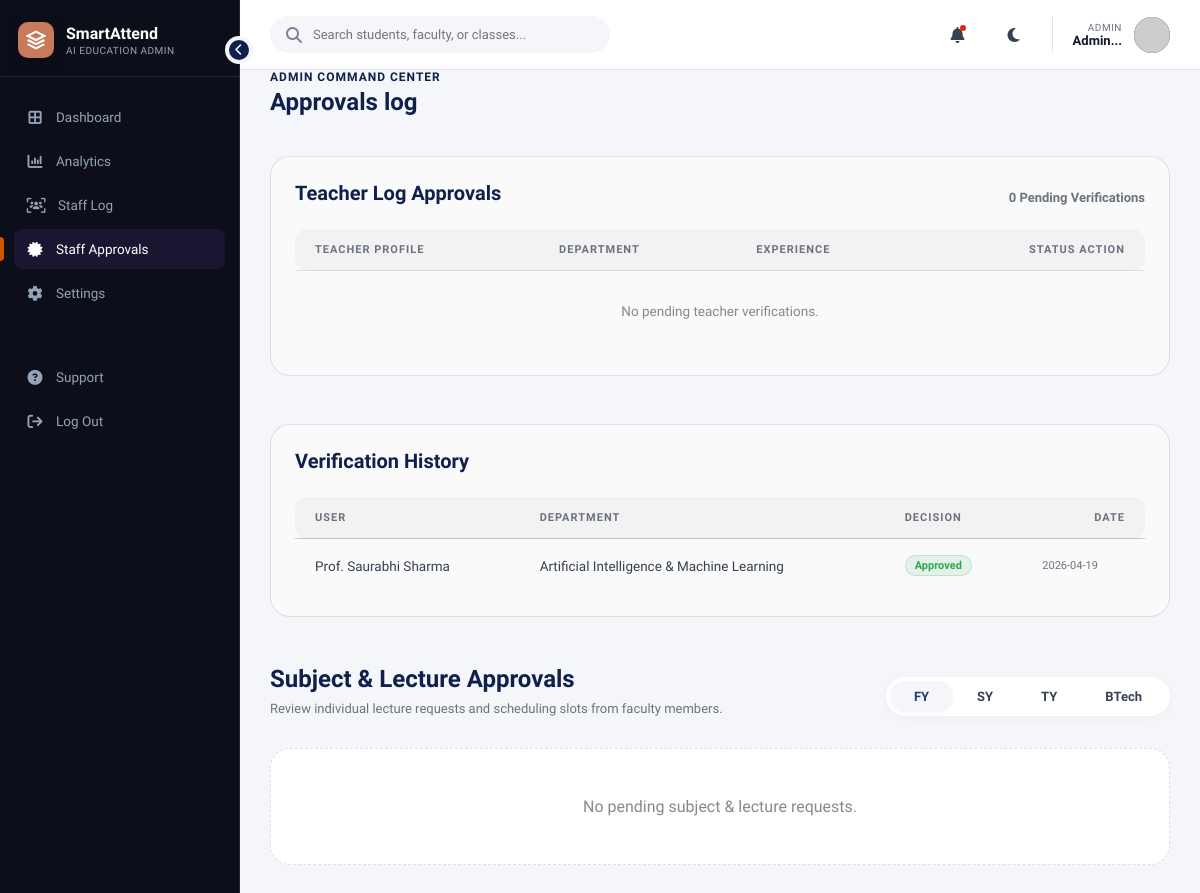
Page /admin/approvals (signed in) on the committed database.
### models.py (models this page shows, shortened)
class User(UserMixin, db.Model):
    __tablename__ = 'users'
    id = db.Column(db.Integer, primary_key=True)
    username = db.Column(db.String(80), unique=True, nullable=False)
    password_hash = db.Column(db.String(255), nullable=False)
    role = db.Column(db.String(20), nullable=False)  # 'admin' or 'teacher'
    name = db.Column(db.String(120), nullable=False)
    email = db.Column(db.String(120), unique=True)
    department = db.Column(db.String(100))
    employee_id = db.Column(db.String(50), unique=True)
    avatar_initials = db.Column(db.String(4))
    created_at = db.Column(db.DateTime, default=datetime.utcnow)
    is_active_account = db.Column(db.Boolean, default=True)
    approval_requests = db.relationship('ApprovalRequest', backref='teacher', lazy=True, cascade="all, delete-orphan", foreign_keys='ApprovalRequest.teacher_id')

### routes/admin.py (the view, shortened to what this page needs)
@admin_bp.route('/approvals', methods=['GET', 'POST'])
@login_required
@admin_required
def approvals():
    pending_teachers = User.query.filter_by(role='teacher', is_active_account=False).all()
    history_teachers = User.query.filter(User.role.in_(['teacher', 'rejected']), (User.is_active_account == True) | (User.role == 'rejected')).all()
    pending = ApprovalRequest.query.filter_by(status='pending').order_by(ApprovalRequest.created_at.desc()).all()
    history = ApprovalRequest.query.filter(ApprovalRequest.status != 'pending').order_by(ApprovalRequest.created_at.desc()).limit(20).all()
    return render_template('admin/approvals.html', pending=pending, history=history, pending_teachers=pending_teachers, history_teachers=history_teachers)

### routes/admin.py (called while the page is built)
def admin_required(f):
    @wraps(f)
    def decorated(*args, **kwargs):
        if not current_user.is_authenticated or current_user.role != 'admin':
            return redirect(url_for('auth.login'))
        return f(*args, **kwargs)
    return decorated

### templates/admin/approvals.html (shortened to what this page needs)
{% extends "base.html" %}
{% block content %}
<div style="display: flex; justify-content: space-between; align-items: flex-end; margin-bottom: 40px;">
  <div>
    <span style="font-size:12px; font-weight:800; color:var(--brand); display:block; margin-bottom:4px; letter-spacing:1px; text-transform:uppercase;">Admin Command Center</span>
    <h2>Approvals log</h2>
  </div>
</div>
<div class="log-card">
  <div class="log-header">
    <h2 style="font-size: 20px;">Teacher Log Approvals</h2>
    <span style="font-size: 13px; font-weight: 600; color: var(--t2);">{{ pending_teachers|length }} Pending Verifications</span>
  </div>
  <table class="styled-table">
    <thead>
      <tr>
        <th>Teacher Profile</th>
        <th>Department</th>
        <th>Experience</th>
        <th>Status Action</th>
      </tr>
    </thead>
    <tbody>
      {% if pending_teachers|length > 0 %}
        {% for t in pending_teachers %}
        <tr>
          <td>
            <div class="t-profile">
              <div class="t-avatar" style="color:white; background:#4A148C; display:flex; align-items:center; justify-content:center; font-family:var(--font-heading); font-size:18px;">
                {{ t.name[:2]|upper if t.name else 'T' }}
              </div>
              <div>
                <div class="t-name">{{ t.name }}</div>
                <div class="t-id">Employee ID: {{ t.employee_id }}</div>
              </div>
            </div>
          </td>
          <td class="t-dept">{{ t.department }}</td>
          <td class="t-dept">New Sign-up</td>
          <td style="text-align: right;">
            <form method="POST" style="display:inline-block;">
                <input type="hidden" name="req_type" value="teacher">
                <input type="hidden" name="teacher_id" value="{{ t.id }}">
                <button type="submit" name="action" value="reject" class="btn-reject">Reject</button>
            </form>
            <form method="POST" style="display:inline-block;">
                <input type="hidden" name="req_type" value="teacher">
                <input type="hidden" name="teacher_id" value="{{ t.id }}">
                <button type="submit" name="action" value="approve" class="btn-approve">Approve</button>
            </form>
          </td>
        </tr>
        {% endfor %}
      {% else %}
        <tr>
          <td colspan="4" style="text-align:center; padding: 32px; color: #888;">
             No pending teacher verifications.
          </td>
        </tr>
      {% endif %}
    </tbody>
  </table>
</div>
<div class="log-card">
  <div class="log-header">
    <h2 style="font-size: 20px;">Verification History</h2>
  </div>
  <table class="styled-table">
    <thead>
      <tr>
        <th>User</th>
        <th>Department</th>
        <th>Decision</th>
        <th>Date</th>
      </tr>
    </thead>
    <tbody>
      {% set all_teachers = history_teachers|default([]) %}
      {% if all_teachers|length > 0 %}
        {% for t in all_teachers %}
        <tr>
          <td>{{ t.name }}</td>
          <td>{{ t.department }}</td>
          <td>
            <span class="badge {{ 'bag' if t.is_active_account else 'bar' }}">
              {{ 'Approved' if t.is_active_account else 'Rejected' }}
            </span>
          </td>
          <td style="font-size:11px; color:var(--t2);">{{ t.created_at.strftime('%Y-%m-%d') if t.created_at else 'N/A' }}</td>
        </tr>
        {% endfor %}
      {% else %}
        <tr><td colspan="4" style="text-align:center; padding:20px; color:#888;">No history yet.</td></tr>
      {% endif %}
    </tbody>
  </table>
</div>
<div style="display: flex; justify-content: space-between; align-items: flex-end; margin-bottom: 24px;">
  <div style="max-width: 500px;">
    <h2>Subject &amp; Lecture Approvals</h2>
    <div class="text-sub" style="margin-top: 8px;">Review individual lecture requests and scheduling slots from faculty members.</div>
  </div>
  <div class="filter-tabs">
    <div class="filter-tab active">FY</div>
    <div class="filter-tab">SY</div>
    <div class="filter-tab">TY</div>
    <div class="filter-tab">BTech</div>
  </div>
</div>
<div class="grid-cards">
  {% if pending|length > 0 %}
    {% for req in pending %}
    <div class="subj-card">
      <div class="card-top">
        <div class="t-avatar" style="color:white; background:var(--brand); display:flex; align-items:center; justify-content:center; font-family:var(--font-heading); font-size:18px;">
            {{ req.teacher.name[:2]|upper if req.teacher and req.teacher.name else 'XX' }}
        </div>
        <div>
          <span class="status-badge badge-orange">Pending Step 1</span>
          <div class="t-name">{{ req.teacher.name if req.teacher else 'Unknown' }}</div>
          <div class="t-id">Dept: {{ req.teacher.department if req.teacher.department else 'General' }}</div>
        </div>
      </div>
      <div style="margin-bottom: 24px;">
        <div class="card-data-row">
          <span class="card-data-label">Subject</span>
          <span class="card-data-val">{{ req.subject.name if req.subject else 'Unassigned' }}</span>
        </div>
        <div class="card-data-row">
          <span class="card-data-label">Code</span>
          <span class="card-data-val">{{ req.subject.code if req.subject else 'N/A' }}</span>
        </div>
        <div class="card-data-row">
          <span class="card-data-label">Year / Div</span>
          <span class="card-data-val">{{ req.class_ref.year|default('TY') }} / {{ req.class_ref.section|default('A') }}</span>
        </div>
      </div>
      <button class="btn-schedule" onclick="openReviewModal('{{ req.id }}', '{{ req.teacher.name|escape if req.teacher else 'Unknown' }}', '{{ req.subject.name|escape if req.subject else 'Subject' }}', '{{ req.subject.code|escape if req.subject else '000' }}', '{{ req.class_ref.year|default('TY')|escape }} - Div {{ req.class_ref.section|default('A')|escape }}')">
        <i class="fas fa-calendar-alt" style="margin-right: 8px;"></i> Approve Lectures
      </button>
      <form id="approve-form-{{ req.id }}" method="POST" style="display:none;">
        <input type="hidden" name="request_id" value="{{ req.id }}">
        <input type="hidden" name="action" value="approve">
      </form>
    </div>
    {% endfor %}
  {% else %}
    <div style="grid-column: 1 / -1; text-align: center; padding: 48px; color: #888; background: #FFF; border-radius: 20px; border: 1px dashed #E0E0E0;">
        No pending subject & lecture requests.
    </div>
  {% endif %}
</div>
{% endblock %}

### templates/base.html (shortened to what this page needs)
<!DOCTYPE html>
<html lang="en">
<head>
<link rel="stylesheet" href="https://cdnjs.cloudflare.com/ajax/libs/font-awesome/6.5.0/css/all.min.css">
</head>
<body>
{% if current_user.is_authenticated %}
<aside class="sidebar" id="sidebar">
  <div class="sidebar-toggle" onclick="toggleSidebar()"><i class="fas fa-chevron-left" id="toggle-icon"></i></div>
  <div class="s-logo">
    <div class="s-mark">
      <svg width="20" height="20" viewBox="0 0 24 24" fill="none" stroke="white" stroke-width="2.5"><path d="M12 2L2 7l10 5 10-5-10-5zM2 17l10 5 10-5M2 12l10 5 10-5"/></svg>
    </div>
    <div class="s-text">
      <div class="s-name">SmartAttend</div>
      <div class="s-sub">AI Education Admin</div>
    </div>
  </div>
  <nav class="s-nav">
    {% if current_user.role == 'admin' %}
    <a href="{{ url_for('admin.dashboard') }}" class="nav-item {% if request.endpoint == 'admin.dashboard' %}active{% endif %}"><i class="fas fa-border-all"></i> <span>Dashboard</span></a>
    <a href="{{ url_for('admin.analytics') }}" class="nav-item {% if request.endpoint == 'admin.analytics' %}active{% endif %}"><i class="fas fa-chart-column"></i> <span>Analytics</span></a>
    <a href="{{ url_for('admin.staff_log') }}" class="nav-item {% if request.endpoint == 'admin.staff_log' %}active{% endif %}">
  <i class="fas fa-users-viewfinder" style="width:20px;text-align:center"></i> <span>Staff Log</span>
</a>
    <a href="{{ url_for('admin.approvals') }}" class="nav-item {% if request.endpoint == 'admin.approvals' %}active{% endif %}">
      <i class="fas fa-certificate"></i> <span>Staff Approvals</span>
      {%- set pc = pending_approvals_count|default(0) %}{% if pc > 0 %}<span class="n-badge">{{pc}}</span>{% endif %}
    </a>
    <a href="{{ url_for('admin.settings') }}" class="nav-item {% if request.endpoint == 'admin.settings' %}active{% endif %}"><i class="fas fa-cog"></i> <span>Settings</span></a>
    <div style="margin-top:auto; padding-top:40px;">
        <a href="#" class="nav-item"><i class="fas fa-question-circle"></i> <span>Support</span></a>
        <a href="{{ url_for('auth.logout') }}" class="nav-item"><i class="fas fa-arrow-right-from-bracket"></i> <span>Log Out</span></a>
    </div>
    {% endif %}
  </nav>
</aside>
{% endif %}
<div class="main">
  {% if current_user.is_authenticated %}
  <header class="topbar">
    <div class="search-container">
      <i class="fas fa-search"></i>
      <input type="text" class="search-input" placeholder="Search students, faculty, or classes...">
    </div>
    <div class="topbar-right">
      <button class="icon-btn" onclick="togglePopup('notifPopup')">
        <i class="fas fa-bell"></i>
        <div class="badge-dot"></div>
      </button>
      <button class="icon-btn" onclick="toggleTheme()"><i class="fas fa-moon" id="theme-icon"></i></button>
      <div class="tb-user">
        <div class="tb-info" style="text-align:right;">
          <div class="tb-role">{{ current_user.role }}</div>
          <div class="tb-name">{{ current_user.name[:12] }}...</div>
        </div>
        <div class="tb-avatar">
          <img src="https://i.pravatar.cc/150?img=11" alt="Avatar" style="width:100%; border-radius:50%;">
        </div>
      </div>
    </div>
  </header>
  {% endif %}
  <div class="page-body">
    {% block content %}{% endblock %}
  </div>
</div>
</body>
</html>

### templates/admin/approvals.html (style rules this page uses)
body { background: var(--bg0); }
h2 { font-family: var(--font-heading); font-size: 24px; font-weight: 800; color: var(--brand); margin: 0; }
.text-sub { font-size: 13px; color: var(--t2); font-family: var(--font-body); }
.log-card { background: var(--bg2); border-radius: 20px; overflow: hidden; padding: 24px; margin-bottom: 48px; border: 1px solid var(--b0); }
.log-header { display: flex; justify-content: space-between; align-items: flex-end; margin-bottom: 24px; }
.styled-table { width: 100%; border-collapse: collapse; text-align: left; }
.styled-table th { background: rgba(0,0,0,0.03); padding: 14px 20px; font-size: 11px; font-weight: 800; color: var(--t2); text-transform: uppercase; letter-spacing: 1px; }
.styled-table th:first-child { border-top-left-radius: 12px; border-bottom-left-radius: 12px; }
.styled-table th:last-child { border-top-right-radius: 12px; border-bottom-right-radius: 12px; text-align: right; }
.styled-table td { padding: 16px 20px; border-bottom: 1px solid #F5F5F5; vertical-align: middle; }
.styled-table tr:last-child td { border-bottom: none; }
.filter-tabs { display: flex; background: var(--bg1); border-radius: 20px; padding: 4px; box-shadow: 0 2px 8px rgba(0,0,0,0.04); }
.filter-tab { padding: 8px 24px; border-radius: 16px; font-size: 13px; font-weight: 700; color: var(--t1); cursor: pointer; transition: 0.2s; }
.filter-tab.active { background: var(--bg0); color: var(--brand-l); box-shadow: 0 2px 4px rgba(0,0,0,0.02); }
.grid-cards { display: grid; grid-template-columns: repeat(auto-fill, minmax(300px, 1fr)); gap: 24px; margin-top: 32px; }

### rows in the picture
User: role "ADMIN", name "Admin"
User: name "Prof. Saurabhi Sharma", department "Artificial Intelligence & Machine Learning", is_active_account "Approved", created_at "2026-04-19"

### other values in the picture
{{ pending_teachers|length }} "0"
